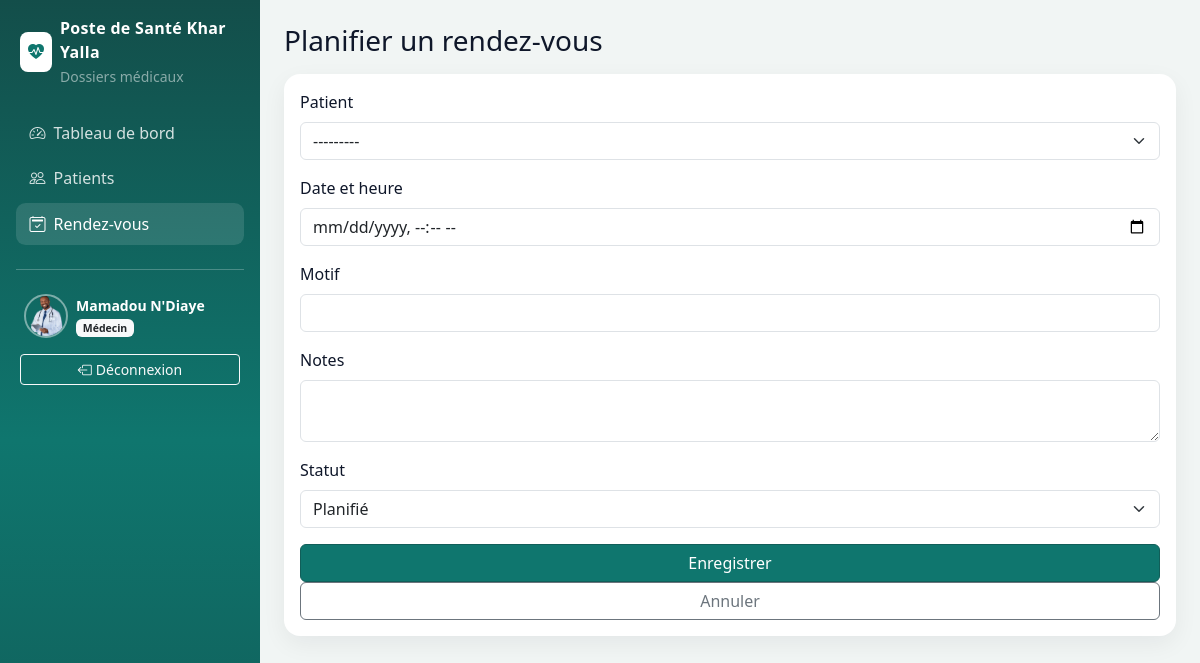
Page /consultations/rendez-vous/nouveau/ (signed in) on the committed database.
### accounts/models.py (models this page shows, shortened)
class User(AbstractUser):
    class Role(models.TextChoices):
        ADMIN = "ADMIN", "Administrateur"
        MEDECIN = "MEDECIN", "Médecin"
        INFIRMIER = "INFIRMIER", "Infirmier"
        RECEPTIONNISTE = "RECEPTIONNISTE", "Réceptionniste"
    ROLES_CREABLES = (
        (Role.MEDECIN, "Médecin"),
        (Role.INFIRMIER, "Infirmier"),
        (Role.RECEPTIONNISTE, "Réceptionniste"),
    )
    role = models.CharField(
        "rôle",
        max_length=20,
        choices=Role.choices,
        default=Role.RECEPTIONNISTE,
        help_text="Ça décide ce que la personne a le droit de faire.",
    )
    telephone = models.CharField("téléphone", max_length=30, blank=True)
    photo = models.ImageField(
        "photo de profil",
        upload_to=photo_upload_to,
        blank=True,
        null=True,
    )
    class Meta:
        verbose_name = "utilisateur"
        verbose_name_plural = "utilisateurs"
        ordering = ["last_name", "first_name", "username"]
    def is_admin(self):
        return self.role == self.Role.ADMIN
    def is_medecin(self):
        return self.role == self.Role.MEDECIN
    def is_infirmier(self):
        return self.role == self.Role.INFIRMIER
    def is_receptionniste(self):
        return self.role == self.Role.RECEPTIONNISTE
    def is_soignant(self):
        return self.role in (self.Role.MEDECIN, self.Role.INFIRMIER)

### consultations/views.py (the view, shortened to what this page needs)
# urls.py: path("rendez-vous/nouveau/", RendezVousCreateView.as_view(), name="rdv_creer"),
class RendezVousCreateView(MedecinMixin, CreateView):
    model = RendezVous
    form_class = RendezVousForm
    template_name = "consultations/rdv_form.html"
    success_url = reverse_lazy("consultations:rdv_liste")
    def get_patient_optional(self):
        pk = self.kwargs.get("patient_pk")
        if pk:
            return get_object_or_404(Patient, pk=pk)
        return None
    def get_form_kwargs(self):
        kwargs = super().get_form_kwargs()
        kwargs["patient"] = self.get_patient_optional()
        return kwargs
    def get_context_data(self, **kwargs):
        ctx = super().get_context_data(**kwargs)
        ctx["patient"] = self.get_patient_optional()
        return ctx

### consultations/forms.py
class RendezVousForm(BootstrapFormMixin, forms.ModelForm):
    class Meta:
        model = RendezVous
        fields = ["patient", "date_heure", "motif", "notes", "statut"]
        widgets = {
            "date_heure": forms.DateTimeInput(attrs={"type": "datetime-local"}),
            "notes": forms.Textarea(attrs={"rows": 2}),
        }
    def __init__(self, *args, patient: Optional[Patient] = None, **kwargs):
        super().__init__(*args, **kwargs)
        if self.instance and self.instance.pk and self.instance.date_heure:
            from django.utils import timezone as tz
            local = tz.localtime(self.instance.date_heure)
            self.initial["date_heure"] = local.strftime("%Y-%m-%dT%H:%M")
        if patient is not None:
            self.fields["patient"].initial = patient
            self.fields["patient"].widget = forms.HiddenInput()
            self.fields["patient"].queryset = Patient.objects.filter(pk=patient.pk)

### accounts/audit.py (called while the page is built)
def masquer_commandes_expirees():
    seuil = timezone.now() - timedelta(hours=24)
    return AuditLog.objects.filter(efface_le__isnull=True, created_at__lt=seuil).update(
        efface_le=timezone.now()
    )

### accounts/context_processors.py (called while the page is built, shortened)
def role_flags(request):
    user = getattr(request, "user", None)
    return {
        "is_admin_role": user.is_admin(),
        "is_medecin_role": user.is_medecin(),
        "is_infirmier_role": user.is_infirmier(),
        "is_reception_role": user.is_receptionniste(),
        "is_soignant_role": user.is_soignant(),
    }

def structure(_request):
    from django.conf import settings
    return {"NOM_STRUCTURE": getattr(settings, "NOM_STRUCTURE", "Poste de Santé Khar Yalla")}

### accounts/permissions.py (called while the page is built)
    def test_func(self):
        user = self.request.user
        if not user.is_authenticated:
            return False
        return user.role in self.allowed_roles

### patients/models.py (called while the page is built)
    def __str__(self):
        return f"{self.numero_dossier} — {self.nom} {self.prenom}"

### templates/consultations/rdv_form.html (shortened to what this page needs)
{% extends "base.html" %}
{% block content %}
<h1 class="h3 mb-3">{% if form.instance.pk %}Modifier le rendez-vous{% else %}Planifier un rendez-vous{% endif %}</h1>
<form method="post" class="card stat-card card-body" novalidate>
  {% for field in form %}
    <div class="mb-3">
      <label class="form-label" for="{{ field.id_for_label }}">{{ field.label }}</label>
      {{ field }}
    </div>
  {% endfor %}
  <button class="btn btn-success" type="submit">Enregistrer</button>
  <a class="btn btn-outline-secondary" href="{% url 'consultations:rdv_liste' %}">Annuler</a>
</form>
{% endblock %}

### templates/base.html (shortened to what this page needs)
<!DOCTYPE html>
<html lang="fr">
<head>
  <link href="https://cdn.jsdelivr.net/npm/bootstrap@5.3.3/dist/css/bootstrap.min.css" rel="stylesheet">
  <link href="https://cdn.jsdelivr.net/npm/bootstrap-icons@1.11.3/font/bootstrap-icons.min.css" rel="stylesheet">
  {% load static %}
  <link rel="stylesheet" href="{% static 'css/app.css' %}">
</head>
<body class="app-body">
  <div class="d-flex">
    <aside class="sidebar text-white p-3 no-print">
      <div class="d-flex align-items-center gap-2 mb-4 px-1">
        <span class="bg-white text-success rounded-3 p-2"><i class="bi bi-heart-pulse-fill"></i></span>
        <div>
          <div class="brand">{{ NOM_STRUCTURE }}</div>
          <small class="text-white-50">Dossiers médicaux</small>
        </div>
      </div>
      <nav class="nav flex-column gap-1">
        <a class="nav-link {% if request.resolver_match.url_name == 'dashboard' %}active{% endif %}" href="{% url 'reports:dashboard' %}">
          <i class="bi bi-speedometer2 me-2"></i>Tableau de bord
        </a>
        {% if not is_admin_role %}
        <a class="nav-link {% if request.resolver_match.app_name == 'patients' %}active{% endif %}" href="{% url 'patients:liste' %}">
          <i class="bi bi-people me-2"></i>Patients
        </a>
        {% endif %}
        {% if is_medecin_role %}
        <a class="nav-link {% if request.resolver_match.url_name and 'rdv' in request.resolver_match.url_name %}active{% endif %}" href="{% url 'consultations:rdv_liste' %}">
          <i class="bi bi-calendar2-check me-2"></i>Rendez-vous
        </a>
        {% endif %}
      </nav>
      <hr class="border-light opacity-25 my-4">
      <a href="{% url 'accounts:profil' %}" class="d-flex align-items-center gap-2 px-2 text-white text-decoration-none">
        {% if request.user.photo %}
          <img src="{{ request.user.photo.url }}" alt="Photo de profil" class="avatar-profil">
        {% else %}
          <span class="avatar-profil avatar-fallback">{{ request.user.first_name|slice:":1"|default:request.user.username|slice:":1"|upper }}</span>
        {% endif %}
        <div class="small">
          <div class="fw-semibold">{{ request.user.get_full_name|default:request.user.username }}</div>
          <span class="badge text-bg-light text-dark badge-role">{{ request.user.get_role_display }}</span>
        </div>
      </a>
      <form method="post" action="{% url 'accounts:logout' %}" class="mt-3 px-1">
        <button class="btn btn-outline-light btn-sm w-100" type="submit">
          <i class="bi bi-box-arrow-left me-1"></i>Déconnexion
        </button>
      </form>
    </aside>
    <main class="flex-grow-1 p-4">
      {% block content %}{% endblock %}
    </main>
  </div>
</body>
</html>

### static/css/app.css (style rules this page uses)
:root { --hc-teal: #0f766e; --hc-teal-dark: #115e59; --hc-teal-deep: #134e4a; --hc-ink: #0f172a; --hc-muted: #64748b; --hc-bg: #f1f5f4; }
html, body { height: 100%; }
body.app-body { background: var(--hc-bg); color: var(--hc-ink); }
.btn-success { background-color: var(--hc-teal); border-color: var(--hc-teal-dark); }
.text-success { color: var(--hc-teal) !important; }
.sidebar { width: 260px; min-height: 100vh; background: linear-gradient(180deg, var(--hc-teal-deep) 0%, var(--hc-teal) 55%, var(--hc-teal-dark) 100%); }
.sidebar .brand { font-weight: 700; letter-spacing: .02em; }
.sidebar .nav-link { color: rgba(255,255,255,.82); border-radius: .6rem; padding: .55rem .85rem; }
.sidebar .nav-link:hover, .sidebar .nav-link.active { background: rgba(255,255,255,.12); color: #fff; }
.stat-card { border: 0; border-radius: 1rem; box-shadow: 0 8px 24px rgba(15, 23, 42, .06); background: #fff; }
.badge-role { font-weight: 600; }
.avatar-profil { width: 44px; height: 44px; border-radius: 50%; object-fit: cover; border: 2px solid rgba(255,255,255,.45); flex-shrink: 0; }

### rows in the picture
User: user.photo (picture), user.get_full_name "Mamadou N'Diaye", user.role "Médecin"

### other values in the picture
{{ NOM_STRUCTURE }} "Poste de Santé Khar Yalla"
{{ field.label }} "Patient" "Date et heure" "Motif" "Notes" "Statut"
